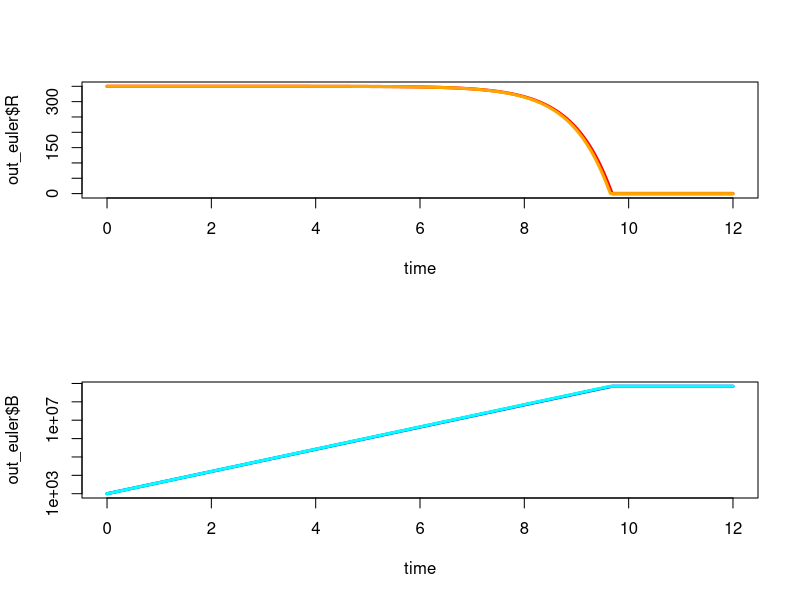

The R script that drew this image:
#### Essential skills tutorial: Bacteria growing on a resource ####

### 1. ODE solving using different methods ###
library(deSolve)

# Define the model in format acceptable for deSolve (and Grind)
model <- function(t, state, parms) {
  # state <- ifelse(state<0,0,state)
  with(as.list(c(state,parms)), {
    f <- v*R/(k+R)
    dtR <- - f*e*B
    dtB <- f*B
    return(list(c(dtR, dtB)))  
  }) 
} 

# Parameters
p <- c(e=5e-7,v=1.4,k=1)
# Initial conditions
s <- c(R=350,B=1e3)

# Time vector
timestep <- 0.005     
time <- seq(0,12,by=timestep)

# Solve the system using the Euler method
out <- ode(y=s, times=time, func=model, parms=p, method="euler", hini=timestep)
out_euler <- data.frame(out)

# Solve the system using Runge-Kutta 23, with dynamical time step
out <- ode(y=s, times=time, func=model, parms=p, method="ode23", hini=timestep)
out_rk23 <- data.frame(out)

# Plot results
par(mfrow=c(2,1))
plot(time,out_euler$R, type='l', col='red', lwd=3)
lines(time,out_rk23$R, type='l', col='orange', lwd=3)
plot(time,out_euler$B, type='l', col='blue', lwd=3, log="y")  # Note: logarithmic y-axis
lines(time, out_rk23$B, type='l', col='cyan', lwd=3)
